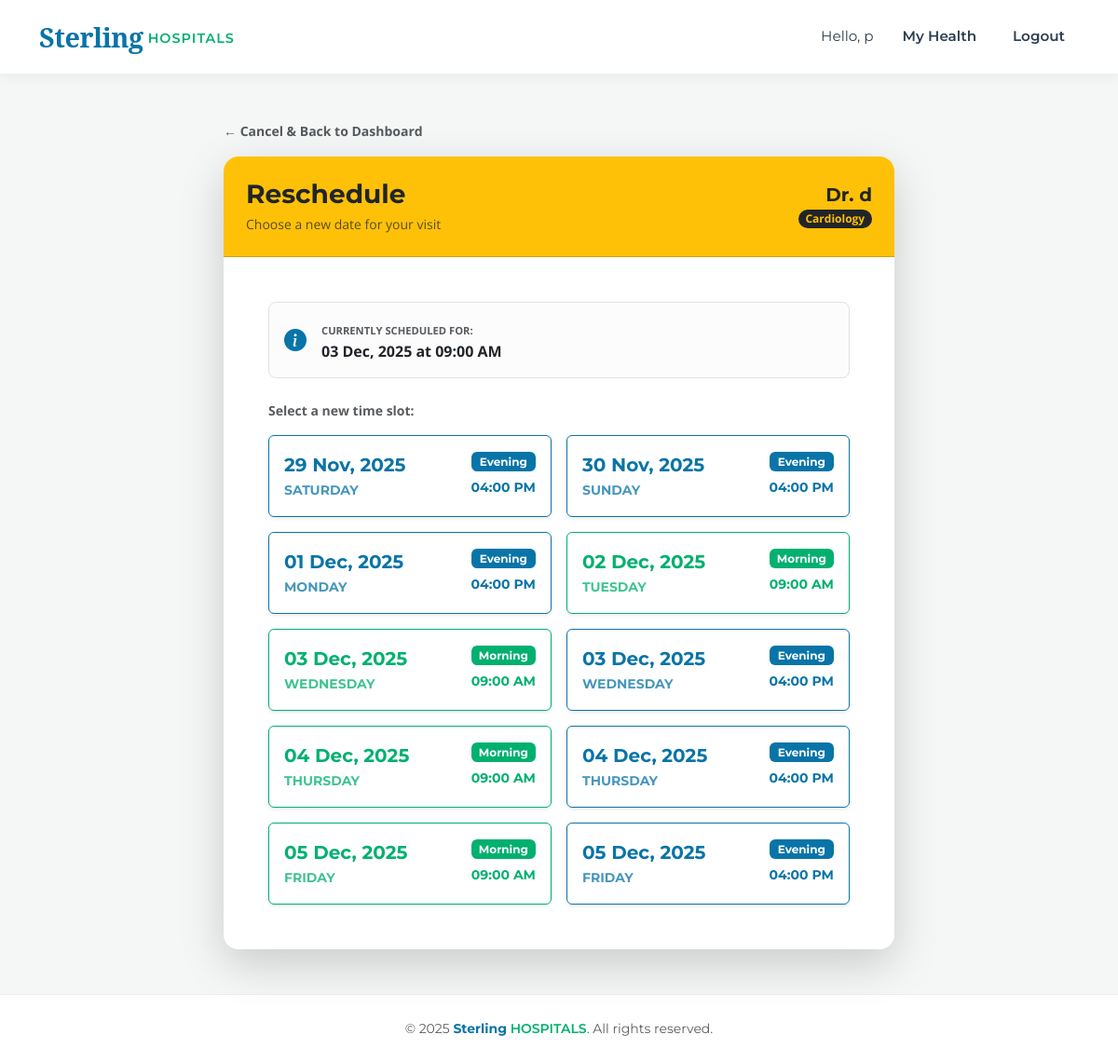
The app's page /appointment/8/reschedule (signed in) with its own data.
### models.py (models this page shows)
class User(db.Model, UserMixin):
    __tablename__ = 'users'
    id = db.Column(db.Integer, primary_key=True)
    username = db.Column(db.String(100), unique=True, nullable=False)
    email = db.Column(db.String(120), unique=True, nullable=False)
    password = db.Column(db.String(200), nullable=False)
    role = db.Column(db.String(20), nullable=False)  # admin, doctor, patient
    phone_number = db.Column(db.String(15), nullable=True)
    is_active_user = db.Column(db.Boolean, default=True)
    department_id = db.Column(db.Integer, db.ForeignKey('departments.id'), nullable=True)
    doctor_appointments = db.relationship('Appointment', foreign_keys='Appointment.doctor_id', backref='doctor_ref', lazy=True)
    patient_appointments = db.relationship('Appointment', foreign_keys='Appointment.patient_id', backref='patient_ref', lazy=True)

class Department(db.Model):
    __tablename__ = 'departments'
    id = db.Column(db.Integer, primary_key=True)
    name = db.Column(db.String(100), unique=True, nullable=False)
    description = db.Column(db.Text, nullable=True)
    doctors = db.relationship('User', backref='department', lazy=True)

class Appointment(db.Model):
    __tablename__ = 'appointments'
    id = db.Column(db.Integer, primary_key=True)
    patient_id = db.Column(db.Integer, db.ForeignKey('users.id'), nullable=False)
    doctor_id = db.Column(db.Integer, db.ForeignKey('users.id'), nullable=False)
    appointment_date = db.Column(db.Date, nullable=False)
    appointment_time = db.Column(db.Time, nullable=False)
    status = db.Column(db.String(20), default='Pending')
    treatment = db.relationship('Treatment', backref='appointment', uselist=False, lazy=True)
    created_at = db.Column(db.DateTime, default=datetime.utcnow)

class DoctorAvailability(db.Model):
    __tablename__ = 'doctor_availability'
    id = db.Column(db.Integer, primary_key=True)
    doctor_id = db.Column(db.Integer, db.ForeignKey('users.id'), nullable=False)
    available_date = db.Column(db.Date, nullable=False)
    slot_type = db.Column(db.String(20), nullable=False) # 'Morning' or 'Evening'

### app.py (the view, shortened to what this page needs)
@app.route('/appointment/<int:appointment_id>/reschedule', methods=['GET', 'POST'])
@login_required
def reschedule_appointment(appointment_id):
    appt = db.session.get(Appointment, appointment_id)
    if not appt or appt.patient_id != current_user.id:
        flash('Access denied.', 'danger')
        return redirect(url_for('patient_dashboard'))
    doctor = db.session.get(User, appt.doctor_id)
    availabilities = DoctorAvailability.query.filter(
        DoctorAvailability.doctor_id == doctor.id,
        DoctorAvailability.available_date >= datetime.today().date()
    ).order_by(DoctorAvailability.available_date).all()
    return render_template('reschedule_appointment.html', appointment=appt, doctor=doctor, availabilities=availabilities)

### app.py (called while the page is built)
@login_manager.user_loader
def load_user(user_id):
    return db.session.get(User, int(user_id))

### templates/reschedule_appointment.html (shortened to what this page needs)
{% extends "base.html" %}
{% block content %}
<div class="container mt-5">
    <div class="row justify-content-center">
        <div class="col-lg-8">
            <div class="mb-3">
                <a href="{{ url_for('patient_dashboard') }}" class="text-decoration-none text-muted fw-bold small">
                    &larr; Cancel & Back to Dashboard
                </a>
            </div>
            <div class="card shadow-lg border-0 rounded-4 overflow-hidden">
                <div class="card-header bg-warning text-dark p-4">
                    <div class="d-flex justify-content-between align-items-center">
                        <div>
                            <h3 class="fw-bold mb-1">Reschedule</h3>
                            <p class="mb-0 opacity-75 small">Choose a new date for your visit</p>
                        </div>
                        <div class="text-end">
                            <h5 class="fw-bold mb-0">Dr. {{ doctor.username }}</h5>
                            <span class="badge bg-dark text-warning rounded-pill small">{{ doctor.department.name }}</span>
                        </div>
                    </div>
                </div>
                <div class="card-body p-5 bg-white">
                    <div class="alert alert-light border rounded-3 mb-4 d-flex align-items-center">
                        <i class="bi bi-info-circle-fill text-primary fs-4 me-3"></i>
                        <div>
                            <small class="text-uppercase text-muted fw-bold" style="font-size: 0.7rem;">Currently Scheduled For:</small>
                            <div class="fw-bold text-dark">
                                {{ appointment.appointment_date.strftime('%d %b, %Y') }} at {{ appointment.appointment_time.strftime('%I:%M %p') }}
                            </div>
                        </div>
                    </div>
                    {% if availabilities %}
                        <div class="mb-3 text-muted small fw-bold">
                            Select a new time slot:
                        </div>
                        <div class="row g-3">
                            {% for slot in availabilities %}
                            <div class="col-md-6">
                                <form method="POST" action="{{ url_for('reschedule_appointment', appointment_id=appointment.id) }}">
                                    {% set is_morning = (slot.slot_type == 'Morning') %}
                                    <button type="submit"
                                            class="btn w-100 p-3 text-start d-flex justify-content-between align-items-center shadow-sm card-hover {{ 'btn-outline-success' if is_morning else 'btn-outline-evening' }}"
                                            onclick="return confirm('Confirm Reschedule:\n\nNew Date: {{ slot.available_date }}\nNew Slot: {{ slot.slot_type }}\n\nClick OK to change your appointment.')">
                                        <div>
                                            <div class="fw-bold fs-5">{{ slot.available_date.strftime('%d %b, %Y') }}</div>
                                            <small class="text-uppercase fw-bold opacity-75">{{ slot.available_date.strftime('%A') }}</small>
                                        </div>
                                        <div class="text-end">
                                            <span class="badge {{ 'bg-success' if is_morning else 'bg-evening' }} mb-1 d-block">{{ slot.slot_type }}</span>
                                            <small class="fw-bold {{ 'text-success' if is_morning else 'text-evening' }}">
                                                {% if is_morning %} 09:00 AM {% else %} 04:00 PM {% endif %}
                                            </small>
                                        </div>
                                    </button>
                                </form>
                            </div>
                            {% endfor %}
                        </div>
                    {% endif %}
                </div>
            </div>
        </div>
    </div>
</div>
{% endblock %}

### templates/base.html (shortened to what this page needs)
<!DOCTYPE html>
<html lang="en">
<head>
    <link href="https://cdn.jsdelivr.net/npm/bootstrap@5.3.0/dist/css/bootstrap.min.css" rel="stylesheet">
    <link rel="stylesheet" href="https://cdn.jsdelivr.net/npm/bootstrap-icons@1.11.1/font/bootstrap-icons.css">
    <link rel="stylesheet" href="{{ url_for('static', filename='css/style.css') }}">
</head>
<body>
    <nav class="navbar navbar-expand-lg navbar-light fixed-top">
        <div class="container">
            <a class="navbar-brand" href="{{ url_for('index') }}">
                <span class="brand-sterling">Sterling</span>
                <span class="brand-hospitals">HOSPITALS</span>
            </a>
            <div class="collapse navbar-collapse" id="navbarNav">
                <ul class="navbar-nav ms-auto align-items-center">
                    {% if current_user.is_authenticated %}
                        <li class="nav-item">
                            <span class="nav-link text-muted" style="font-weight: 400;">Hello, {{ current_user.username }}</span>
                        </li>
                        <li class="nav-item">
                            {% if current_user.role == 'admin' %}
                                <a class="nav-link" href="{{ url_for('admin_dashboard') }}">Admin Dashboard</a>
                            {% elif current_user.role == 'doctor' %}
                                <a class="nav-link" href="{{ url_for('doctor_dashboard') }}">Doctor Panel</a>
                            {% else %}
                                <a class="nav-link" href="{{ url_for('patient_dashboard') }}">My Health</a>
                            {% endif %}
                        </li>
                        <li class="nav-item">
                            <a class="nav-link btn btn-danger text-white btn-sm ms-3" style="border-radius: 4px; padding: 6px 15px;" href="{{ url_for('logout') }}">Logout</a>
                        </li>
                    {% endif %}
                </ul>
            </div>
        </div>
    </nav>
    <div style="height: 80px;"></div>
    <div class="container mt-4 mb-5">
        {% block content %}{% endblock %}
    </div>
    <footer class="text-center text-muted py-4 mt-auto">
        <div class="container">
            <small>&copy; 2025 <span style="color: var(--brand-blue); font-weight:700;">Sterling</span> <span style="color: var(--brand-green); font-weight:600;">HOSPITALS</span>. All rights reserved.</small>
        </div>
    </footer>
</body>
</html>

### static/css/style.css (style rules this page uses)
:root { --brand-blue: #0974A7; --brand-dark-blue: #015890; --brand-green: #00B06F; --brand-dark-green:#008f5a; --brand-dark: #2c3e50; --brand-warning: #FAD10A; --brand-bg-soft: #f4f7f6; --font-primary: "Montserrat", sans-serif; --font-serif: "Noto Serif", serif; --font-text: "Open Sans", sans-serif; }
body { font-family: var(--font-text); background-color: var(--brand-bg-soft); color: #333; }
h1, h2, h3, h4, h5, h6, .btn, .navbar-brand, .nav-link, footer { font-family: var(--font-primary); }
.navbar { background-color: white !important; box-shadow: 0 4px 12px rgba(0,0,0,0.05); padding: 0.8rem 0; }
.navbar-brand { display: flex; align-items: center; text-decoration: none; }
.brand-sterling { font-family: var(--font-serif); color: var(--brand-blue); font-weight: 700; font-size: 1.8rem; letter-spacing: -0.5px; }
.brand-hospitals { font-family: var(--font-primary); color: var(--brand-green); font-weight: 600; font-size: 0.9rem; text-transform: uppercase; letter-spacing: 1px; margin-left: 5px; padding-top: 5px; }
.nav-link { color: var(--brand-dark) !important; font-weight: 600; font-size: 0.95rem; margin-left: 15px; transition: color 0.3s ease; }
.text-primary { color: var(--brand-blue) !important; }
.text-success { color: var(--brand-green) !important; }
.bg-success { background-color: var(--brand-green) !important; color: white !important; }
.btn-outline-success { color: var(--brand-green); border-color: var(--brand-green); }
.card { border: none; border-radius: 8px; box-shadow: 0 4px 6px rgba(0,0,0,0.05); }
.card-hover { transition: transform 0.2s ease, box-shadow 0.2s ease; }
footer { background-color: white; border-top: 1px solid #eee; }
.text-evening { color: var(--brand-blue) !important; }
.bg-evening { background-color: var(--brand-blue) !important; color: white !important; }
.btn-outline-evening { color: var(--brand-blue); border-color: var(--brand-blue); }

### records on screen
User: username "p"
User: username "d"
Department: department.name "Cardiology"
Appointment: appointment_date "03 Dec, 2025", appointment_time "09:00 AM"
DoctorAvailability: available_date "29 Nov, 2025", available_date "SATURDAY", slot_type "Evening", shows "04:00 PM"
DoctorAvailability: available_date "30 Nov, 2025", available_date "SUNDAY", slot_type "Evening", shows "04:00 PM"
DoctorAvailability: available_date "01 Dec, 2025", available_date "MONDAY", slot_type "Evening", shows "04:00 PM"
DoctorAvailability: available_date "02 Dec, 2025", available_date "TUESDAY", slot_type "Morning", shows "09:00 AM"
DoctorAvailability: available_date "03 Dec, 2025", available_date "WEDNESDAY", slot_type "Morning", shows "09:00 AM"
DoctorAvailability: available_date "03 Dec, 2025", available_date "WEDNESDAY", slot_type "Evening", shows "04:00 PM"
DoctorAvailability: available_date "04 Dec, 2025", available_date "THURSDAY", slot_type "Morning", shows "09:00 AM"
DoctorAvailability: available_date "04 Dec, 2025", available_date "THURSDAY", slot_type "Evening", shows "04:00 PM"
DoctorAvailability: available_date "05 Dec, 2025", available_date "FRIDAY", slot_type "Morning", shows "09:00 AM"
DoctorAvailability: available_date "05 Dec, 2025", available_date "FRIDAY", slot_type "Evening", shows "04:00 PM"
